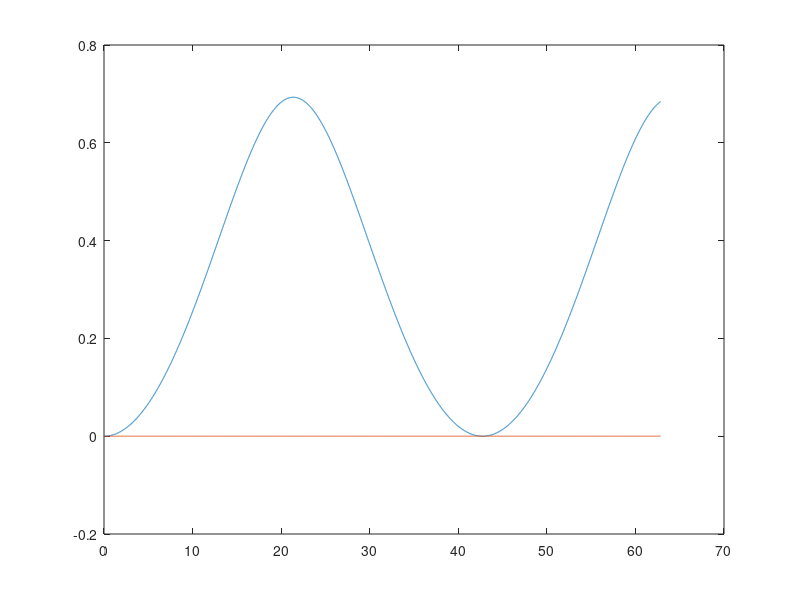

MATLAB code for this plot:
clear all
ns=4;
basisExp=zeros(ns,ns);
xx=1:(ns-1);
xi=1;
ys=exp(-abs(xx)/xi);

basis=[1 0 1 0; 1 0 0 1; 0 1 1 0; 0 1 0 1;];

rvec=diag(rand(1,4).*2-1)*1;

uint=diag([ys(2) ys(3) ys(1) ys(2)]);

Hnon=diag(sum(basis*rvec,2));
Hint=diag(sum(uint,2));

yint=[1 1 1 1]./sqrt(4);

ts=linspace(0,10*2*pi,10000);
dt=ts(2)-ts(1);
yt_int(:,1)=yint';
yt_non(:,1)=yint';

for tt=2:length(ts)
    yt_int(:,tt)=expm(-i.*dt.*(Hnon+Hint))*yt_int(:,tt-1);
    yt_non(:,tt)=expm(-i.*dt.*(Hnon))*yt_non(:,tt-1);
    
    rhoa_int=(yt_int([1,2],tt)*yt_int([1,2],tt)')+ ...
        (yt_int([3,4],tt)*yt_int([3,4],tt)');
    [V,D]=eig(rhoa_int);
    Sint(tt)=-log(sum(abs(diag(D)).^2));
    
    rhoa_non=(yt_non([1,2],tt)*yt_non([1,2],tt)')+ ...
        (yt_non([3,4],tt)*yt_non([3,4],tt)');
    [V,D]=eig(rhoa_non);
    Snon(tt)=-log(sum(abs(diag(D)).^2));
end

figure(1)
plot(ts,Sint)
hold on
plot(ts,Snon)